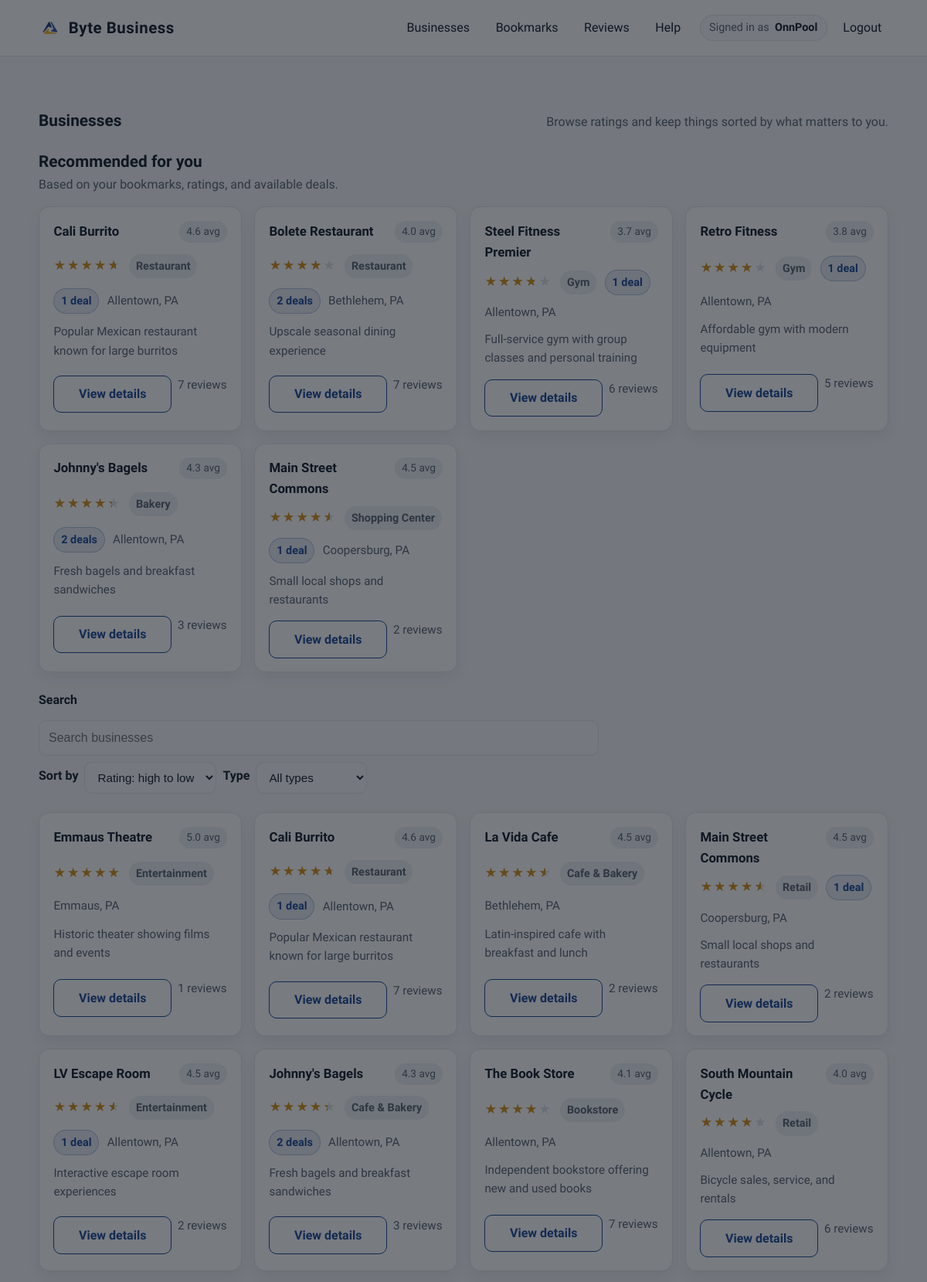
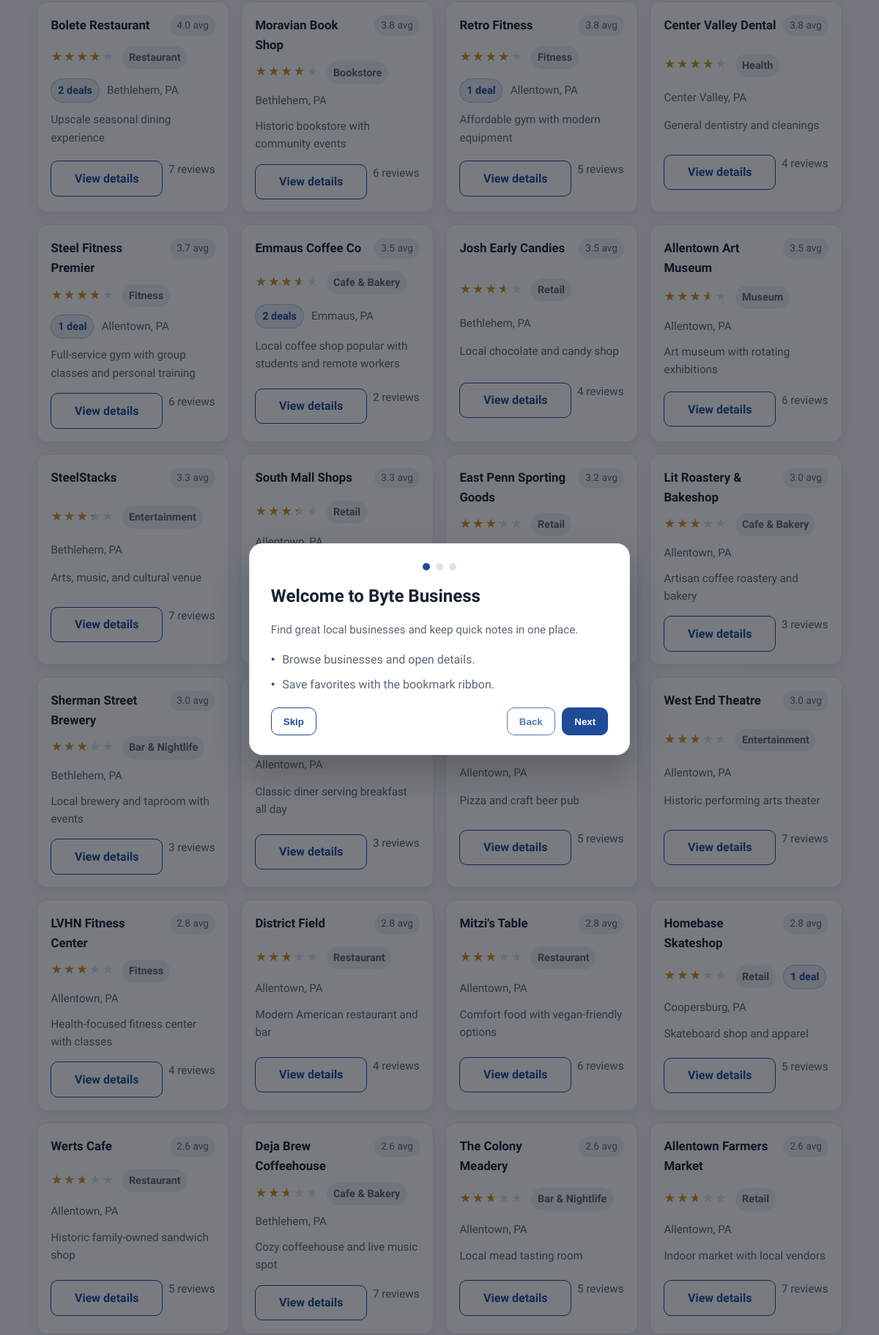
Screenshot of /businesses (signed in, upper part) with the database file from the repository (2 pictures, top to bottom).
### app/models.py (models this page shows)
class User(db.Model, UserMixin):
    id = db.Column(db.Integer, primary_key=True)
    username = db.Column(db.String(150), unique=True, nullable=False)
    email = db.Column(db.String(150), unique=True, nullable=False)
    password = db.Column(db.String(256), nullable=False)
    created_at = db.Column(db.DateTime, default=datetime.utcnow)
    is_verified = db.Column(db.Boolean, default=False)
    verified_at = db.Column(db.DateTime, default=None)
    last_verification_email_sent_at = db.Column(db.DateTime, default=None)
    bookmarks = db.relationship("BookMark", back_populates="user", cascade="all, delete-orphan")
    reviews = db.relationship("Review", back_populates="user", cascade="all, delete-orphan")
    redeemed_deals = db.relationship("RedeemDeal", back_populates="user", cascade="all, delete-orphan")

class Business(db.Model):
    id = db.Column(db.Integer, primary_key=True)
    name = db.Column(db.String(200), nullable=False)
    location = db.Column(db.String(200), nullable=False)
    address = db.Column(db.String(300), nullable=False)
    category = db.Column(db.String(100), nullable=False)
    description = db.Column(db.Text, nullable=True)
    created_at = db.Column(db.DateTime, default=datetime.utcnow)
    website = db.Column(db.String(300), nullable=True)
    contact = db.Column(db.String(50), nullable=True)
    hours = db.Column(db.String(200), nullable=True)
    bookmarks = db.relationship("BookMark", back_populates="business", cascade="all, delete-orphan")
    reviews = db.relationship("Review", back_populates="business", cascade="all, delete-orphan")
    deals = db.relationship("Deal", back_populates="business", cascade="all, delete-orphan")
    def average_rating(self):
        if not self.reviews:
            return None
        return round(sum(review.rating for review in self.reviews) / len(self.reviews), 1)

### app/routes.py (the view)
@main_bp.route('/businesses')
@login_required
def list_businesses():
    businesses = Business.query.all()
    recommended = recommended_businesses(current_user, businesses)
    for r in recommended:
        print(f"Recommended: {r.name} - Avg Rating: {r.average_rating()}")
    return render_template('businesses.html', businesses=businesses, recommended=recommended)

### app/__init__.py (called while the page is built)
def create_app():
    app = Flask(__name__)
    app.config.from_object(Config)
    db.init_app(app)
    migrate.init_app(app, db)
    login_manager.init_app(app)
    mail.init_app(app)
    login_manager.login_view = 'auth.login'
    @app.context_processor
    def inject_turnstile_key():
        return {
            "TURNSTILE_SITE_KEY": current_app.config.get("TURNSTILE_SITE_KEY")
        }
    from . import routes, models, auth_routes, bookmarks, deals
    app.register_blueprint(routes.main_bp)
    app.register_blueprint(auth_routes.auth_bp)
    app.register_blueprint(bookmarks.bp)
    app.register_blueprint(deals.deal_bp)
    return app

### app/auth_routes.py (called while the page is built)
@login_manager.user_loader
def load_user(user_id):
    return User.query.get(int(user_id))

### app/recommendations.py (called while the page is built)
def recommended_businesses(user, businesses, limit=6):
    bookmarked_ids = {
        bid for (bid,) in db.session.query(BookMark.business_id)
                                 .filter(BookMark.user_id == user.id)
                                 .all()
    }
    scored = []
    for business in businesses:
        if business.id in bookmarked_ids:
            continue
        score = 0
        avg_rating = business.average_rating() or 0
        review_count = len(business.reviews) if hasattr(business, 'reviews') else 0
        score = (avg_rating * 2) + (review_count * 0.5)
        if getattr(business, "deals", None):
            score += 2
        scored.append((business, score))
    scored.sort(key=lambda x: x[1], reverse=True)
    print(scored[:limit])
    return [business for business, _ in scored[:limit]]

### app/templates/businesses.html (shortened to what this page needs)
{% extends "base.html" %}
{% block content %}
<div class="container">
  <section class="section">
    <div class="section-header">
      <h2>Businesses</h2>
      <p>Browse ratings and keep things sorted by what matters to you.</p>
    </div>
    {% set recommended_items = recommended if recommended is defined and recommended else [] %}
    {% if recommended_items and recommended_items|length > 0 %}
    <div class="section-header" style="margin-top: 1.2rem;">
      <div>
        <h2>Recommended for you</h2>
        <p>Based on your bookmarks, ratings, and available deals.</p>
      </div>
    </div>
    <div class="card-grid" style="margin-bottom: 1.4rem;">
      {% for biz in recommended_items %}
      {% set biz_type = biz.category|default(biz.type|default('Type')) %}
      {% set rating_val = biz.average_rating() if (biz.average_rating is defined and biz.average_rating() is not none) else biz.rating|default('0') %}
      {% set deals_count = (biz.deals|length) if (biz.deals is not none) else biz.deals_count|default(0) %}
      <div class="card business-card">
        <div class="row">
          <h3>{{ biz.name }}</h3>
          <span class="pill">{{ rating_val if rating_val else '4.5' }} avg</span>
        </div>
        <div class="business-meta">
          <span class="star-bar" data-rating-bar data-rating="{{ rating_val }}">
            <span class="base">★★★★★</span>
            <span class="fill">★★★★★</span>
          </span>
          <span class="badge">{{ biz_type }}</span>
          {% if deals_count > 0 %}
          <span class="badge accent">{{ deals_count }} deal{{ 's' if deals_count != 1 else '' }}</span>
          {% endif %}
          <span>{{ biz.location|default('City, State') }}</span>
        </div>
        <p class="muted summary">{{ biz.description|default('Concise notes about the experience go here.') }}</p>
        <div class="row" style="gap: 0.5rem;">
          <a class="button subtle" href="{{ url_for('main.business_detail', business_id=biz.id|default(loop.index)) }}">View details</a>
          <span class="muted">{{ biz.reviews|length if biz.reviews is not none else '—' }} reviews</span>
        </div>
      </div>
      {% endfor %}
    </div>
    {% endif %}
    <div class="toolbar">
      <form method="get" class="inline">
        <label for="search">Search</label>
        <input id="search" name="q" type="search" placeholder="Search businesses" aria-label="Search businesses">
        <label for="sort">Sort by</label>
        <select name="sort" id="sort">
          <option value="rating_desc">Rating: high to low</option>
        </select>
        <label for="type">Type</label>
        <select name="type" id="type">
          <option value="">All types</option>
        </select>
      </form>
    </div>
    <div class="card-grid" id="business-grid">
      {% set items = businesses if businesses is defined and businesses else sample_businesses %}
      {% for biz in items %}
      {% set biz_type = biz.category|default(biz.type|default('Type')) %}
      {% set rating_val = biz.average_rating() if (biz.average_rating is defined and biz.average_rating() is not none) else biz.rating|default('0') %}
      {% set deals_count = (biz.deals|length) if (biz.deals is not none) else biz.deals_count|default(0) %}
      <div class="card business-card" data-biz-card data-type="{{ biz_type }}" data-type-raw="{{ biz_type }}" data-rating="{{ rating_val }}" data-name="{{ biz.name }}" data-location="{{ biz.location|default('') }}">
        <div class="row">
          <h3>{{ biz.name }}</h3>
          <span class="pill">{{ rating_val if rating_val else '4.5' }} avg</span>
        </div>
        <div class="business-meta">
          <span class="star-bar" data-rating-bar data-rating="{{ rating_val }}">
            <span class="base">★★★★★</span>
            <span class="fill">★★★★★</span>
          </span>
          <span class="badge" data-type-label>{{ biz_type }}</span>
          {% if deals_count > 0 %}
          <span class="badge accent">{{ deals_count }} deal{{ 's' if deals_count != 1 else '' }}</span>
          {% endif %}
          <span>{{ biz.location|default('City, State') }}</span>
        </div>
        <p class="muted summary">{{ biz.description|default(biz.summary|default('Concise notes about the experience go here.')) }}</p>
        <div class="row" style="gap: 0.5rem;">
          <a class="button subtle" href="{{ url_for('main.business_detail', business_id=biz.id|default(loop.index)) }}">View details</a>
          <span class="muted">{{ biz.reviews|length if biz.reviews is not none else '—' }} reviews</span>
        </div>
      </div>
      {% endfor %}
    </div>
  </section>
</div>
{% endblock %}

### app/templates/base.html (shortened to what this page needs)
<!doctype html>
<html lang="en">
<head>
  <link rel="stylesheet" href="{{ url_for('static', filename='styles.css') }}">
</head>
<body>
  <header class="site-header">
    <div class="container header-inner">
      <div class="brand">
        <img class="brand-logo" src="{{ url_for('static', filename='FBLA-Symbol.png') }}" alt="FBLA logo">
        <span>Byte Business</span>
      </div>
      <nav class="nav-links">
        {% if current_user.is_authenticated %}
        <a href="/businesses">Businesses</a>
        <a href="{{ url_for('bookmarks.view_bookmarks') }}">Bookmarks</a>
        <a href="{{ url_for('main.reviews') }}">Reviews</a>
        <a href="{{ url_for('main.help') }}">Help</a>
        <div class="nav-right">
          <span class="nav-user">
            <span class="nav-user-label">Signed in as</span>
            <span class="nav-user-name">{{ current_user.username }}</span>
          </span>
          <a href="{{ url_for('auth.logout') }}">Logout</a>
        </div>
        {% else %}
        <a href="{{ url_for('main.home') }}">Home</a>
        <a href="/businesses">Businesses</a>
        <a href="{{ url_for('auth.login') }}">Login</a>
        <a class="button subtle" href="{{ url_for('auth.register') }}">Register</a>
        {% endif %}
      </nav>
    </div>
  </header>
  <main class="page">
    {% block content %}{% endblock %}
  </main>
  <div class="onboarding" data-onboarding hidden>
    <div class="onboarding-card" role="dialog" aria-modal="true" aria-labelledby="onboarding-title">
      <div class="onboarding-progress" aria-hidden="true">
        <span class="onboarding-dot is-active" data-dot></span>
        <span class="onboarding-dot" data-dot></span>
        <span class="onboarding-dot" data-dot></span>
      </div>
      <div class="onboarding-slide is-active" data-slide="0">
        <h2 id="onboarding-title">Welcome to Byte Business</h2>
        <p class="muted">Find great local businesses and keep quick notes in one place.</p>
        <ul class="list">
          <li>Browse businesses and open details.</li>
          <li>Save favorites with the bookmark ribbon.</li>
        </ul>
      </div>
      <div class="onboarding-actions">
        <button class="button subtle" type="button" data-skip>Skip</button>
        <div class="onboarding-nav">
          <button class="button subtle" type="button" data-back disabled>Back</button>
          <button class="button" type="button" data-next>Next</button>
        </div>
      </div>
    </div>
  </div>
</body>
</html>

### rows the page displays
User: username "OnnPool"
Business: name "Cali Burrito", rating_val "4.6", category "Restaurant", deals_count "1", location "Allentown, PA", description "Popular Mexican restaurant known for large burritos", reviews|length "7"
Business: name "Bolete Restaurant", rating_val "4.0", category "Restaurant", deals_count "2", value "s", location "Bethlehem, PA", description "Upscale seasonal dining experience", reviews|length "7"
Business: name "Steel Fitness Premier", rating_val "3.7", category "Gym", deals_count "1", location "Allentown, PA", description "Full-service gym with group classes and personal training", reviews|length "6"
Business: name "Retro Fitness", rating_val "3.8", category "Gym", deals_count "1", location "Allentown, PA", description "Affordable gym with modern equipment", reviews|length "5"
Business: name "Johnny's Bagels", rating_val "4.3", category "Bakery", deals_count "2", value "s", location "Allentown, PA", description "Fresh bagels and breakfast sandwiches", reviews|length "3"
Business: name "Main Street Commons", rating_val "4.5", category "Shopping Center", deals_count "1", location "Coopersburg, PA", description "Small local shops and restaurants", reviews|length "2"
Business: name "Emmaus Coffee Co", rating_val "3.5", deals_count "2", value "s", location "Emmaus, PA", description "Local coffee shop popular with students and remote workers", reviews|length "2"
Business: name "The Book Store", rating_val "4.1", location "Allentown, PA", description "Independent bookstore offering new and used books", reviews|length "7"
Business: name "Werts Cafe", rating_val "2.6", location "Allentown, PA", description "Historic family-owned sandwich shop", reviews|length "5"
Business: name "Lit Roastery & Bakeshop", rating_val "3.0", location "Allentown, PA", description "Artisan coffee roastery and bakery", reviews|length "3"
Business: name "Moravian Book Shop", rating_val "3.8", location "Bethlehem, PA", description "Historic bookstore with community events", reviews|length "6"
Business: name "South Mountain Cycle", rating_val "4.0", location "Allentown, PA", description "Bicycle sales, service, and rentals", reviews|length "6"
Business: name "LVHN Fitness Center", rating_val "2.8", location "Allentown, PA", description "Health-focused fitness center with classes", reviews|length "4"
Business: name "Josh Early Candies", rating_val "3.5", location "Bethlehem, PA", description "Local chocolate and candy shop", reviews|length "4"
Business: name "Sherman Street Brewery", rating_val "3.0", location "Bethlehem, PA", description "Local brewery and taproom with events", reviews|length "3"
Business: location "Allentown, PA", description "Classic diner serving breakfast all day", reviews|length "3"
Business: name "Deja Brew Coffeehouse", rating_val "2.6", location "Bethlehem, PA", description "Cozy coffeehouse and live music spot", reviews|length "7"
Business: name "The Colony Meadery", rating_val "2.6", location "Allentown, PA", description "Local mead tasting room", reviews|length "5"
Business: name "Allentown Farmers Market", rating_val "2.6", location "Allentown, PA", description "Indoor market with local vendors", reviews|length "7"
Business: name "District Field", rating_val "2.8", location "Allentown, PA", description "Modern American restaurant and bar", reviews|length "4"
Business: name "La Vida Cafe", rating_val "4.5", location "Bethlehem, PA", description "Latin-inspired cafe with breakfast and lunch", reviews|length "2"
Business: name "Emmaus Theatre", rating_val "5.0", location "Emmaus, PA", description "Historic theater showing films and events", reviews|length "1"
Business: name "Allentown Art Museum", rating_val "3.5", location "Allentown, PA", description "Art museum with rotating exhibitions", reviews|length "6"
Business: name "Mitzi's Table", rating_val "2.8", location "Allentown, PA", description "Comfort food with vegan-friendly options", reviews|length "6"
Business: name "Homebase Skateshop", rating_val "2.8", deals_count "1", location "Coopersburg, PA", description "Skateboard shop and apparel", reviews|length "5"
Business: location "Allentown, PA", description "Pizza and craft beer pub", reviews|length "5"
Business: name "SteelStacks", rating_val "3.3", location "Bethlehem, PA", description "Arts, music, and cultural venue", reviews|length "7"
Business: name "LV Escape Room", rating_val "4.5", deals_count "1", location "Allentown, PA", description "Interactive escape room experiences", reviews|length "2"
Business: name "West End Theatre", rating_val "3.0", location "Allentown, PA", description "Historic performing arts theater", reviews|length "7"
Business: name "East Penn Sporting Goods", rating_val "3.2"
Business: name "South Mall Shops", rating_val "3.3", location "Allentown, PA"
Business: name "Center Valley Dental", rating_val "3.8", location "Center Valley, PA", description "General dentistry and cleanings", reviews|length "4"
